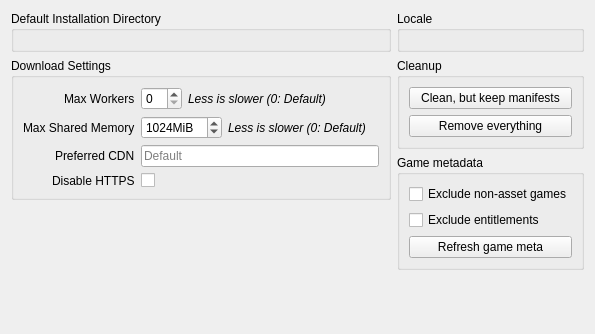
<?xml version="1.0" encoding="UTF-8"?>
<ui version="4.0">
 <class>LegendarySettings</class>
 <widget class="QWidget" name="LegendarySettings">
  <property name="geometry">
   <rect>
    <x>0</x>
    <y>0</y>
    <width>595</width>
    <height>334</height>
   </rect>
  </property>
  <property name="windowTitle">
   <string notr="true">LegendarySettings</string>
  </property>
  <layout class="QHBoxLayout" name="legendary_layout">
   <item>
    <layout class="QVBoxLayout" name="left_layout">
     <item alignment="Qt::AlignTop">
      <widget class="QGroupBox" name="install_dir_group">
       <property name="title">
        <string>Default Installation Directory</string>
       </property>
       <property name="alignment">
        <set>Qt::AlignLeading|Qt::AlignLeft|Qt::AlignTop</set>
       </property>
       <layout class="QVBoxLayout" name="install_dir_layout"/>
      </widget>
     </item>
     <item alignment="Qt::AlignTop">
      <widget class="QGroupBox" name="download_group">
       <property name="title">
        <string>Download Settings</string>
       </property>
       <property name="alignment">
        <set>Qt::AlignLeading|Qt::AlignLeft|Qt::AlignTop</set>
       </property>
       <layout class="QFormLayout" name="download_layout">
        <property name="labelAlignment">
         <set>Qt::AlignRight|Qt::AlignTrailing|Qt::AlignVCenter</set>
        </property>
        <item row="0" column="0">
         <widget class="QLabel" name="max_workers_label">
          <property name="sizePolicy">
           <sizepolicy hsizetype="Maximum" vsizetype="Preferred">
            <horstretch>0</horstretch>
            <verstretch>0</verstretch>
           </sizepolicy>
          </property>
          <property name="text">
           <string>Max Workers</string>
          </property>
         </widget>
        </item>
        <item row="0" column="1">
         <layout class="QHBoxLayout" name="max_workers_layout">
          <item>
           <widget class="QSpinBox" name="max_worker_spin">
            <property name="sizePolicy">
             <sizepolicy hsizetype="Maximum" vsizetype="Fixed">
              <horstretch>0</horstretch>
              <verstretch>0</verstretch>
             </sizepolicy>
            </property>
            <property name="minimum">
             <number>0</number>
            </property>
            <property name="maximum">
             <number>16</number>
            </property>
            <property name="value">
             <number>0</number>
            </property>
           </widget>
          </item>
          <item>
           <widget class="QLabel" name="max_workers_info_label">
            <property name="font">
             <font>
              <italic>true</italic>
             </font>
            </property>
            <property name="text">
             <string>Less is slower (0: Default)</string>
            </property>
           </widget>
          </item>
         </layout>
        </item>
        <item row="1" column="0">
         <widget class="QLabel" name="max_memory_label">
          <property name="text">
           <string>Max Shared Memory</string>
          </property>
         </widget>
        </item>
        <item row="1" column="1">
         <layout class="QHBoxLayout" name="max_memory_layout">
          <item>
           <widget class="QSpinBox" name="max_memory_spin">
            <property name="sizePolicy">
             <sizepolicy hsizetype="Maximum" vsizetype="Fixed">
              <horstretch>0</horstretch>
              <verstretch>0</verstretch>
             </sizepolicy>
            </property>
            <property name="suffix">
             <string>MiB</string>
            </property>
            <property name="minimum">
             <number>0</number>
            </property>
            <property name="maximum">
             <number>10240</number>
            </property>
            <property name="singleStep">
             <number>128</number>
            </property>
            <property name="value">
             <number>1024</number>
            </property>
           </widget>
          </item>
          <item>
           <widget class="QLabel" name="max_memory_info_label">
            <property name="font">
             <font>
              <italic>true</italic>
             </font>
            </property>
            <property name="text">
             <string>Less is slower (0: Default)</string>
            </property>
           </widget>
          </item>
         </layout>
        </item>
        <item row="2" column="0">
         <widget class="QLabel" name="preferred_cdn_label">
          <property name="text">
           <string>Preferred CDN</string>
          </property>
         </widget>
        </item>
        <item row="2" column="1">
         <widget class="QLineEdit" name="preferred_cdn_line">
          <property name="placeholderText">
           <string>Default</string>
          </property>
         </widget>
        </item>
        <item row="3" column="0">
         <widget class="QLabel" name="disable_https_label">
          <property name="text">
           <string>Disable HTTPS</string>
          </property>
         </widget>
        </item>
        <item row="3" column="1">
         <widget class="QCheckBox" name="disable_https_check">
          <property name="text">
           <string/>
          </property>
         </widget>
        </item>
       </layout>
      </widget>
     </item>
     <item>
      <spacer name="left_vspacer">
       <property name="orientation">
        <enum>Qt::Vertical</enum>
       </property>
       <property name="sizeHint" stdset="0">
        <size>
         <width>20</width>
         <height>40</height>
        </size>
       </property>
      </spacer>
     </item>
    </layout>
   </item>
   <item>
    <layout class="QVBoxLayout" name="right_layout">
     <item alignment="Qt::AlignTop">
      <widget class="QGroupBox" name="locale_group">
       <property name="sizePolicy">
        <sizepolicy hsizetype="Preferred" vsizetype="Preferred">
         <horstretch>0</horstretch>
         <verstretch>0</verstretch>
        </sizepolicy>
       </property>
       <property name="title">
        <string>Locale</string>
       </property>
       <property name="alignment">
        <set>Qt::AlignLeading|Qt::AlignLeft|Qt::AlignTop</set>
       </property>
       <layout class="QVBoxLayout" name="locale_layout"/>
      </widget>
     </item>
     <item alignment="Qt::AlignTop">
      <widget class="QGroupBox" name="cleanup_group">
       <property name="title">
        <string>Cleanup</string>
       </property>
       <property name="alignment">
        <set>Qt::AlignLeading|Qt::AlignLeft|Qt::AlignTop</set>
       </property>
       <layout class="QVBoxLayout" name="cleanup_layout">
        <item>
         <widget class="QPushButton" name="clean_keep_manifests_button">
          <property name="text">
           <string>Clean, but keep manifests</string>
          </property>
         </widget>
        </item>
        <item>
         <widget class="QPushButton" name="clean_button">
          <property name="text">
           <string>Remove everything</string>
          </property>
         </widget>
        </item>
       </layout>
      </widget>
     </item>
     <item>
      <widget class="QGroupBox" name="meta_group">
       <property name="title">
        <string>Game metadata</string>
       </property>
       <layout class="QVBoxLayout" name="meta_layout">
        <item>
         <widget class="QCheckBox" name="exclude_non_asset_check">
          <property name="toolTip">
           <string>Do not load metadata for non-asset games (i.e. Origin games) on start-up.

Disabling this greatly improves start-up time, but some games might not be visible in your library.</string>
          </property>
          <property name="text">
           <string>Exclude non-asset games</string>
          </property>
         </widget>
        </item>
        <item>
         <widget class="QCheckBox" name="exclude_entitlements_check">
          <property name="toolTip">
           <string>Do not load entitlement data (i.e game's date of purchase) on start-up.

Disabling this greatly improves start-up time, but some library filters may not work.</string>
          </property>
          <property name="text">
           <string>Exclude entitlements</string>
          </property>
         </widget>
        </item>
        <item>
         <widget class="QPushButton" name="refresh_game_meta_button">
          <property name="text">
           <string>Refresh game meta</string>
          </property>
         </widget>
        </item>
       </layout>
      </widget>
     </item>
     <item>
      <spacer name="right_vspacer">
       <property name="orientation">
        <enum>Qt::Vertical</enum>
       </property>
       <property name="sizeHint" stdset="0">
        <size>
         <width>20</width>
         <height>40</height>
        </size>
       </property>
      </spacer>
     </item>
    </layout>
   </item>
  </layout>
 </widget>
 <resources/>
 <connections/>
</ui>
